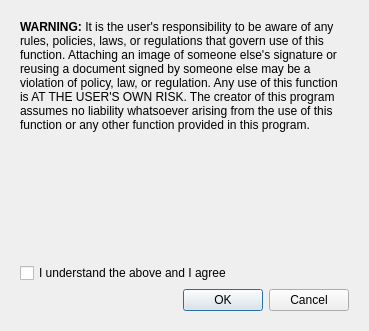
<?xml version="1.0" encoding="UTF-8"?>
<ui version="4.0">
 <class>DisclaimerDialog</class>
 <widget class="QDialog" name="DisclaimerDialog">
  <property name="geometry">
   <rect>
    <x>0</x>
    <y>0</y>
    <width>369</width>
    <height>331</height>
   </rect>
  </property>
  <property name="windowTitle">
   <string>WARNING - Disclaimer</string>
  </property>
  <property name="sizeGripEnabled">
   <bool>false</bool>
  </property>
  <layout class="QVBoxLayout" name="verticalLayout_2">
   <item>
    <widget class="QWidget" name="widget" native="true">
     <layout class="QGridLayout" name="gridLayout">
      <item row="3" column="0" colspan="2">
       <widget class="QDialogButtonBox" name="buttonBox">
        <property name="orientation">
         <enum>Qt::Horizontal</enum>
        </property>
        <property name="standardButtons">
         <set>QDialogButtonBox::Cancel|QDialogButtonBox::Ok</set>
        </property>
        <property name="centerButtons">
         <bool>false</bool>
        </property>
       </widget>
      </item>
      <item row="0" column="0" colspan="2">
       <widget class="QLabel" name="label">
        <property name="text">
         <string>&lt;html&gt;&lt;head/&gt;&lt;body&gt;&lt;p&gt;&lt;span style=&quot; font-weight:700;&quot;&gt;WARNING:&lt;/span&gt; It is the user's responsibility to be aware of any rules, policies, laws, or regulations that govern use of this function. Attaching an image of someone else's signature or reusing a document signed by someone else may be a violation of policy, law, or regulation. Any use of this function is AT THE USER'S OWN RISK. The creator of this program assumes no liability whatsoever arising from the use of this function or any other function provided in this program.&lt;/p&gt;&lt;/body&gt;&lt;/html&gt;</string>
        </property>
        <property name="alignment">
         <set>Qt::AlignLeading|Qt::AlignLeft|Qt::AlignTop</set>
        </property>
        <property name="wordWrap">
         <bool>true</bool>
        </property>
       </widget>
      </item>
      <item row="1" column="0" colspan="2">
       <widget class="QCheckBox" name="checkBox">
        <property name="text">
         <string>I understand the above and I agree</string>
        </property>
        <property name="checked">
         <bool>false</bool>
        </property>
        <property name="tristate">
         <bool>false</bool>
        </property>
       </widget>
      </item>
     </layout>
    </widget>
   </item>
  </layout>
 </widget>
 <resources/>
 <connections>
  <connection>
   <sender>buttonBox</sender>
   <signal>accepted()</signal>
   <receiver>DisclaimerDialog</receiver>
   <slot>accept()</slot>
   <hints>
    <hint type="sourcelabel">
     <x>248</x>
     <y>312</y>
    </hint>
    <hint type="destinationlabel">
     <x>157</x>
     <y>274</y>
    </hint>
   </hints>
  </connection>
  <connection>
   <sender>buttonBox</sender>
   <signal>rejected()</signal>
   <receiver>DisclaimerDialog</receiver>
   <slot>reject()</slot>
   <hints>
    <hint type="sourcelabel">
     <x>304</x>
     <y>312</y>
    </hint>
    <hint type="destinationlabel">
     <x>286</x>
     <y>274</y>
    </hint>
   </hints>
  </connection>
 </connections>
</ui>
